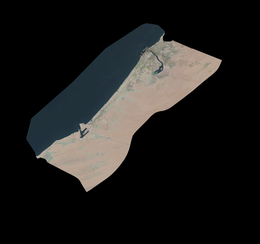
%> input picture code/imagedata/alldata/1984cropped_refd.png, 260 x 244 px, shrunk from 3201 x 3001 before the run; its folder holds only this picture in this run
$ octave proc_water.m   (GNU Octave 9; MATLAB toolbox functions it lacks are replaced by stand-ins)
%> lines starting %> are read from the running program, lines starting %| are printed output that depends on the picture; in (x1, y1, x2, y2) boxes, pixels count from 0 and x2, y2 are one past the last pixel; in counts of white or black regions, pixels touching at a corner belong together; the program's own positions count from 1
clear all; close all; clc;

% this file runs a kNN algorithm using pre-set classes (manually done)

srcfiles = dir('imagedata/alldata/*cropped_refd.png');

R = zeros(1,length(srcfiles),'uint32');
for i = 1 : length(srcfiles)
    filename = strcat('imagedata/alldata/',srcfiles(i).name);
    I = imread(filename);
%> I is the input picture: size 244x260x3 uint8; mean R, G, B 29, 28.3, 27.1
    X = I;
    % supervised classification using kNN algorithm
    [U,V,d] = size(I) ;
%> U = 244; V = 260; d = 3
    I = double(I) ;
%> I: size 244x260x3 double
    DataBase = [ 32 49 57 1 ;
        32 49 61 1 ;
        36 53 61 1 ;
        32 51 61 1 ;
        36 53 57 1 ;
        45 61 69 1 ;
        40 57 65 1 ;
        32 45 57 1 ;
        36 49 61 1 ;
        32 49 57 1 ;
        178 162 146 2;
        182 166 154 2;
        178 162 159 2;
        182 162 146 2;
        121 154 85 3;
        142 162 101 3;
        125 158 93 3;
        125 150 98 3;] ;


    NbData = size(DataBase, 1) ;

    Pixels = DataBase(:,1:3) ;

    Classes = DataBase(:,4) ;

    MaskClasses = zeros(U,V) ;

    for u = 1 : U
        for v = 1 : V

            r = I(u,v,1) ;
            g = I(u,v,2) ;
            b = I(u,v,3) ;

            TabRGB = repmat([r g b],NbData,1) ;
            D2 = (TabRGB - Pixels).^2 ;
            % minimise distance
            [valmin,posmin] = min( sum(D2') ) ;
            MaskClasses(u,v) = Classes(posmin) ;


        end
    end
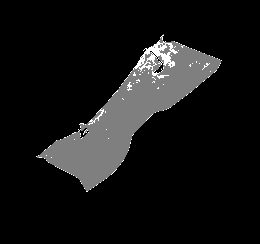
%> MaskClasses: size 244x260 double; min 1, max 3, mean 1.16; drawn with min black and max white
    % plot the water classe, for this report the others aren't used.
    show = (MaskClasses==1);
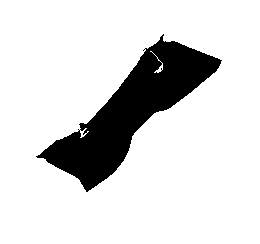
%> show: size 244x260 logical; 85.1% white; 1 black region, box (x1, y1, x2, y2) and area: (36, 34, 222, 192) 9466
    bordermask = bwmorph(rgb2gray(I),'erode',1);
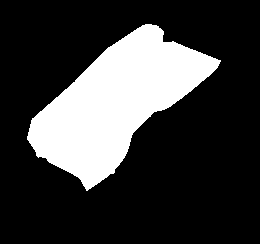
%> bordermask: size 244x260 logical; 23.5% white; 1 white region, box (x1, y1, x2, y2) and area: (27, 24, 221, 191) 14916
    show = show .* bordermask;
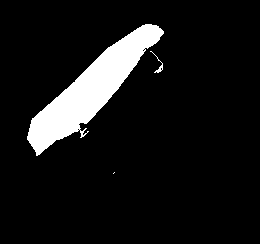
%> show: size 244x260 double; values 0 (black) and 1 (white), 8.9% white; 3 white regions (1 under 20 px), largest, box (x1, y1, x2, y2) and area: (27, 24, 164, 156) 5623, (150, 51, 163, 73) 48
    show(:,:,2) = show;
    show(:,:,3) = show(:,:,1);
    waterMasked = show.*I;
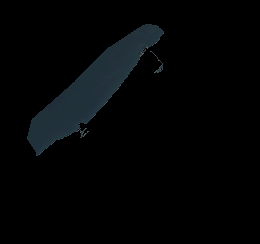
%> waterMasked: size 244x260x3 double; mean R, G, B 3.1, 4.6, 5.4
    figure,
    subplot(1,2,1),imshow(X)
    subplot(1,2,2),imshow(show.*I)
    [pathstr,name,ext] = fileparts(filename);
    imwrite(show.*I,strcat('imagedata/analysis/water',name,'_w',ext));

    % now reshape and count pixels
    [r col] = size(waterMasked);
%> r = 244; col = 780
    BW_resh =reshape(waterMasked,1,r*col);
    cnt = 0;
    %figure;
    %subplot(1,2,1),imshow(BWermask);
    %subplot(1,2,2), imshow(X2);
    for j=1:length(BW_resh)
        if BW_resh(j) > 0.4
            cnt = cnt +1;
        end
    end
%> after the loop, cnt = 17019
    % append it to a matrix
    R(i) = cnt;
end

plot(R)
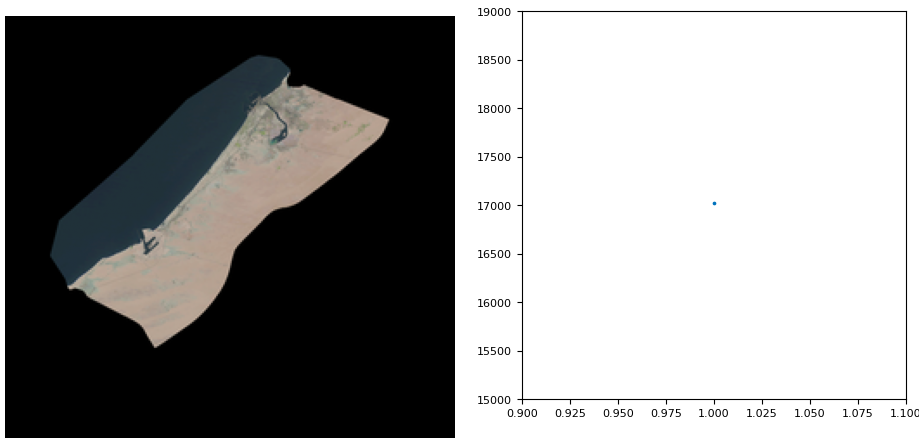
%> figure redrawn from the program's plot data, 2 panels
